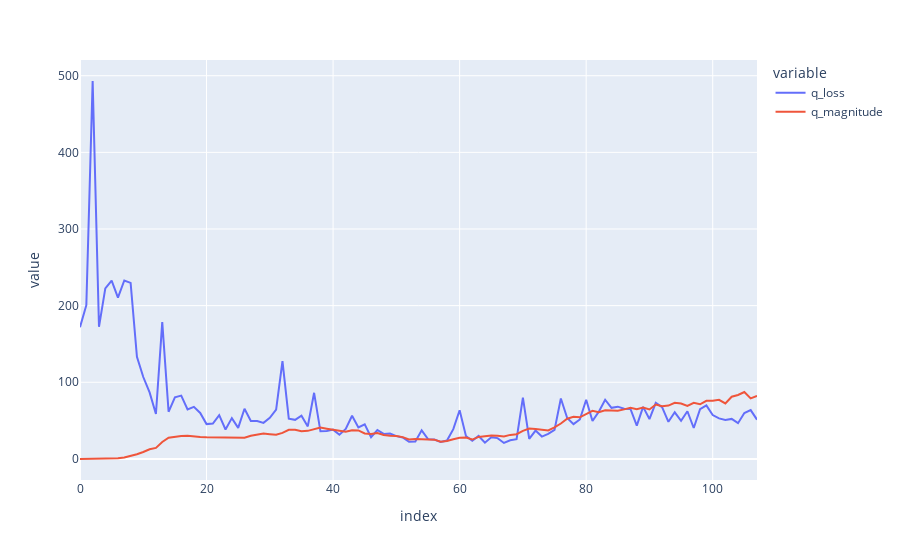

Here is the notebook cell this chart was saved with:
### Markdown cell above
### Get the metrics for out train - notice that all the metrics are also stored under ./tensorboard dir

### Code cell
metric_df = agent.get_train_metrics()
metric_df.plot(backend='plotly')
